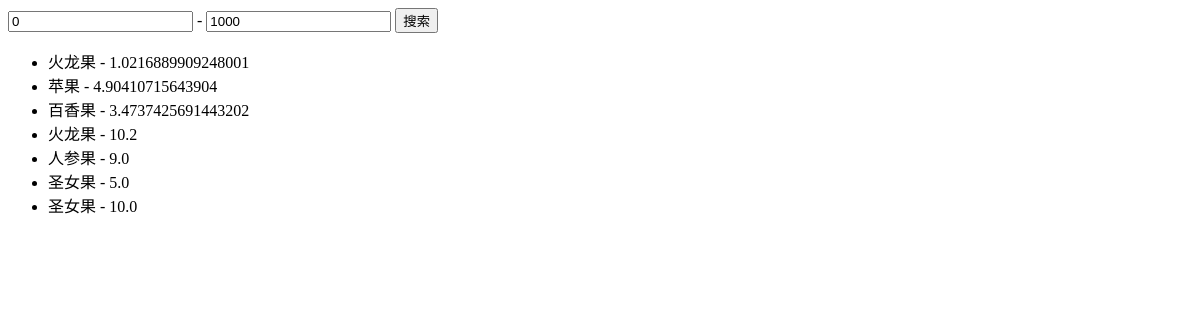
Before: /user/find with the older database file.
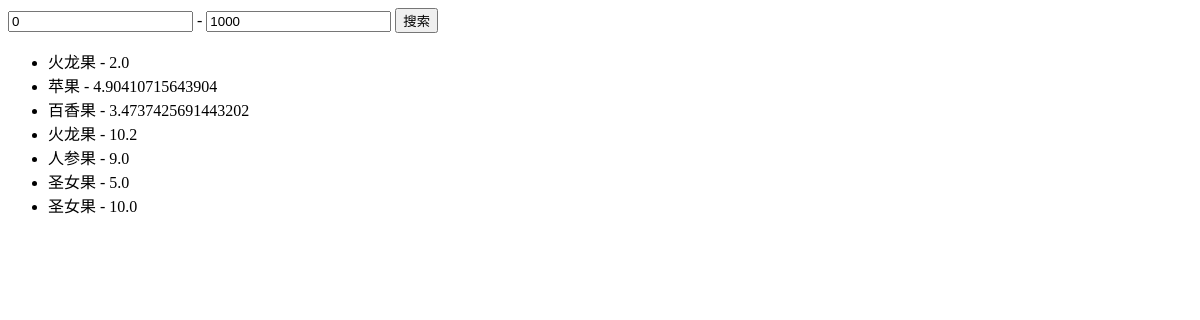
After: the same page with the newer database file.
### mainapp/models.py (models this page shows, shortened)
class FruitEntity(models.Model):
    name = models.CharField(max_length=20,
                            verbose_name='水果名')
    price = models.FloatField(verbose_name='价格')
    source = models.CharField(max_length=30,
                              verbose_name='源产地')
    category = models.ForeignKey(CateTypeEntity,
                                 on_delete=models.CASCADE)
    class Meta:
        db_table = 't_fruit'
        verbose_name = '水果表'
        verbose_name_plural = verbose_name

### mainapp/views.py (the view)
# urls.py: path('find', find_fruit),
def find_fruit(request):
    price1 = request.GET.get('price1', 0)
    price2 = request.GET.get('price2', 1000)
    fruits = FruitEntity.objects.filter(price__gte=price1,
                                        price__lte=price2) \
        .exclude(price=250) \
        .filter(name__contains='果') \
        .all()
    return render(request, 'fruit/list.html', locals())

### templates/fruit/list.html (shortened to what this page needs)
<!DOCTYPE html>
<html lang="en">
<head>
</head>
<body>
    <form method="get">
        <input name="price1" value="{% if price1 %}{{ price1 }}{% else %}0{% endif %}"> -
        <input name="price2" value="{% if price2 %}{{ price2 }}{% else %}1000{% endif %}">
        <button>搜索</button>
    </form>
    <ul>
        {% for fruit in fruits %}
            <li>
                {{ fruit.name }} - {{ fruit.price }}
            </li>
        {% endfor %}
    </ul>
</body>
</html>

Changed rows visible on the page:
changed FruitEntity (number 1 of 7 on the later page): price "1.0216889909248001" → "2.0"
